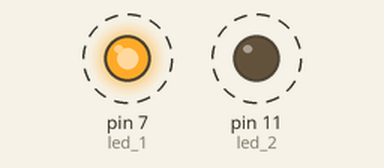
Simulated run of this sketch. Board: Arduino Uno, built with avr-gcc and run on an emulated ATmega328P. On the bench: output pins drawn as LEDs (lit = HIGH). Dashed ring = blinking.

Above: at 0.05 s.
Timing chart, 0 to 3.0 s (numbered marks = the images above):
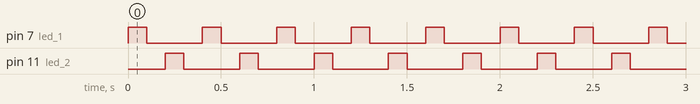

Measured:
- by itself, pin 7 (led_1), pin 11 (led_2): alternates HIGH for 0.10 s and LOW for 0.30 s

The sketch:

Dual_LED.ino
```cpp
int led_1 = 7;
int led_2 = 11;
int led_1_speed = 100;
int led_2_speed = 100;

void setup() {
  pinMode(led_1, OUTPUT);
  pinMode(led_2, OUTPUT);
}

void loop() {
  digitalWrite(led_1, HIGH);
  delay(led_1_speed);
  digitalWrite(led_1, LOW);
  delay(led_1_speed);

  digitalWrite(led_2, HIGH);
  delay(led_2_speed);
  digitalWrite(led_2, LOW);
  delay(led_2_speed);
}
```
